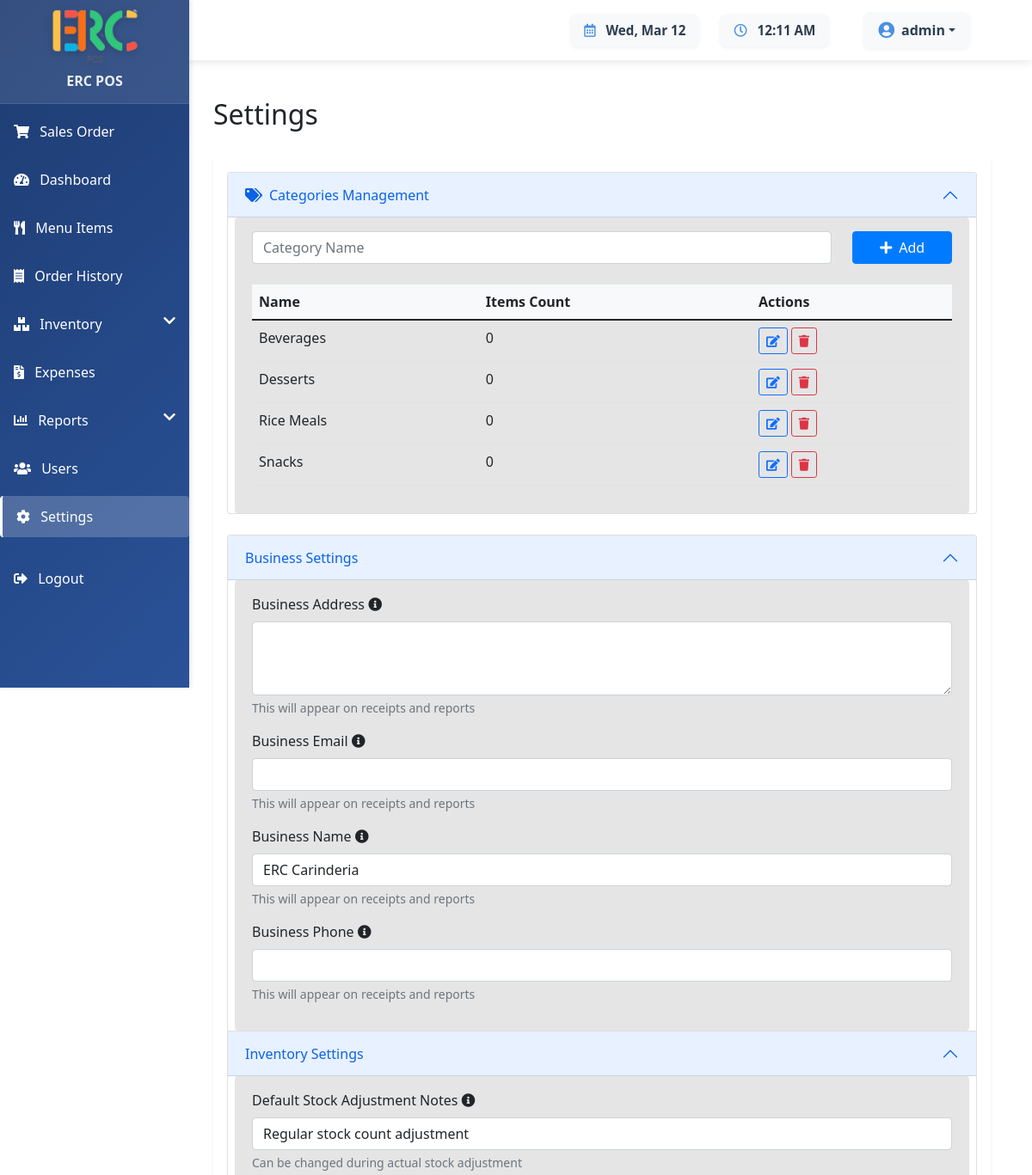
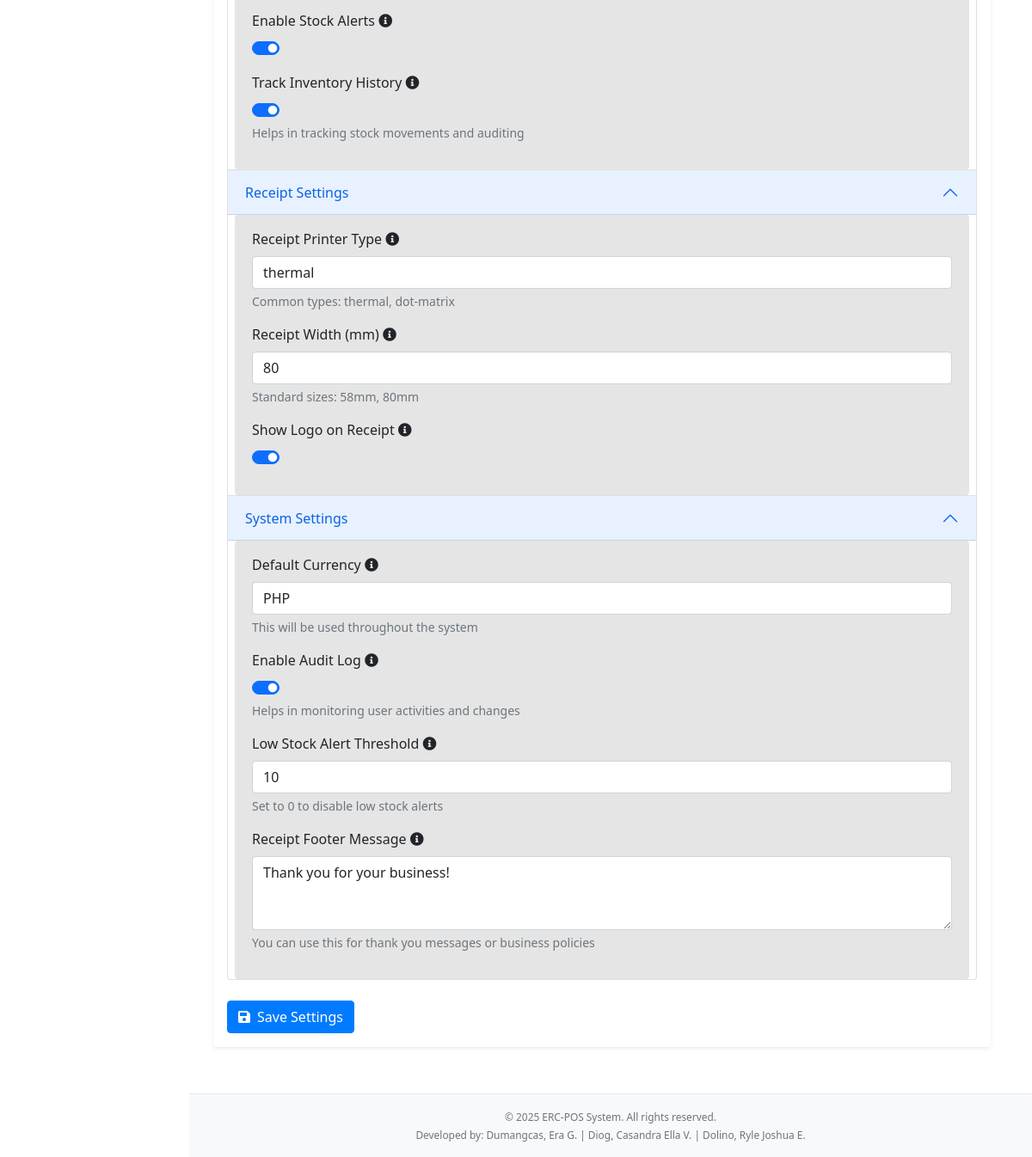
The app's page /views/settings/index.php (signed in) with its own data (2 pictures, top to bottom).
### tables this page shows
CREATE TABLE categories (
    id INT PRIMARY KEY AUTO_INCREMENT,
    name VARCHAR(50) NOT NULL,
    created_at TIMESTAMP DEFAULT CURRENT_TIMESTAMP,
    created_by INT,
    FOREIGN KEY (created_by) REFERENCES users(id)
);

CREATE TABLE settings (
    id INT PRIMARY KEY AUTO_INCREMENT,
    setting_name VARCHAR(50) NOT NULL,
    setting_value TEXT,
    setting_type ENUM('text', 'number', 'boolean', 'textarea') NOT NULL,
    setting_group VARCHAR(50) NOT NULL,
    setting_label VARCHAR(100) NOT NULL,
    description TEXT,
    help_text TEXT,
    created_at TIMESTAMP DEFAULT CURRENT_TIMESTAMP,
    updated_at TIMESTAMP DEFAULT CURRENT_TIMESTAMP ON UPDATE CURRENT_TIMESTAMP
);

### views/settings/index.php (the view, shortened to what this page needs)
<?php
include __DIR__ . '/../../static/templates/header.php';
$stmt = $conn->query("SELECT * FROM settings ORDER BY setting_group, setting_name");
$settings = $stmt->fetchAll();
$stmt = $conn->query("SELECT * FROM categories ORDER BY name");
$categories = $stmt->fetchAll();
$grouped_settings = [];
foreach ($settings as $setting) {
    $grouped_settings[$setting['setting_group']][] = $setting;
}
?>
<div class="container-fluid py-4">
    <div class="row mb-4">
        <div class="col-md-6">
            <h1 class="h2">Settings</h1>
        </div>
    </div>
    <div class="card">
        <div class="card-body">
            <div class="accordion mb-4" id="categoriesAccordion">
                <div class="accordion-item">
                    <h2 class="accordion-header" id="headingCategories">
                        <button class="accordion-button" type="button" data-bs-toggle="collapse"
                                data-bs-target="#collapseCategories">
                            <i class="fas fa-tags me-2"></i>Categories Management
                        </button>
                    </h2>
                    <div id="collapseCategories" class="accordion-collapse collapse show"
                         data-bs-parent="#categoriesAccordion">
                        <div class="accordion-body">
                            <form action="/ERC-POS/handlers/categories/create.php" method="POST" class="mb-4">
                                <div class="row">
                                    <div class="col-md-10">
                                        <input type="text" name="name" class="form-control" placeholder="Category Name" required>
                                    </div>
                                    <div class="col-md-2">
                                        <button type="submit" class="btn btn-primary w-100">
                                            <i class="fas fa-plus me-2"></i>Add
                                        </button>
                                    </div>
                                </div>
                            </form>
                            <div class="table-responsive">
                                <table class="table table-hover">
                                    <thead>
                                        <tr>
                                            <th>Name</th>
                                            <th>Items Count</th>
                                            <th>Actions</th>
                                        </tr>
                                    </thead>
                                    <tbody>
                                        <?php foreach ($categories as $category):
                                            $stmt = $conn->prepare("SELECT COUNT(*) FROM menu_items WHERE category_id = ?");
                                            $stmt->execute([$category['id']]);
                                            $items_count = $stmt->fetchColumn();
                                        ?>
                                            <tr>
                                                <td><?php echo htmlspecialchars($category['name']); ?></td>
                                                <td><?php echo $items_count; ?></td>
                                                <td>
                                                    <button type="button" class="btn btn-sm btn-outline-primary edit-category"
                                                            data-id="<?php echo $category['id']; ?>"
                                                            data-name="<?php echo htmlspecialchars($category['name']); ?>">
                                                        <i class="fas fa-edit"></i>
                                                    </button>
                                                    <?php if ($items_count === 0): ?>
                                                        <button type="button" class="btn btn-sm btn-outline-danger delete-category"
                                                                data-id="<?php echo $category['id']; ?>"
                                                                data-name="<?php echo htmlspecialchars($category['name']); ?>">
                                                            <i class="fas fa-trash"></i>
                                                        </button>
                                                    <?php endif; ?>
                                                </td>
                                            </tr>
                                        <?php endforeach; ?>
                                    </tbody>
                                </table>
                            </div>
                        </div>
                    </div>
                </div>
            </div>
            <form method="POST" action="">
                <div class="accordion" id="settingsAccordion">
                    <?php foreach ($grouped_settings as $group => $group_settings): ?>
                        <div class="accordion-item">
                            <h2 class="accordion-header" id="heading<?php echo str_replace(' ', '', $group); ?>">
                                <button class="accordion-button" type="button" data-bs-toggle="collapse"
                                        data-bs-target="#collapse<?php echo str_replace(' ', '', $group); ?>">
                                    <?php echo ucfirst($group); ?> Settings
                                </button>
                            </h2>
                            <div id="collapse<?php echo str_replace(' ', '', $group); ?>"
                                 class="accordion-collapse collapse show"
                                 data-bs-parent="#settingsAccordion">
                                <div class="accordion-body">
                                    <?php foreach ($group_settings as $setting): ?>
                                        <div class="mb-3">
                                            <label class="form-label">
                                                <?php echo htmlspecialchars($setting['setting_label']); ?>
                                                <?php if ($setting['description']): ?>
                                                    <i class="fas fa-info-circle" data-bs-toggle="tooltip"
                                                       title="<?php echo htmlspecialchars($setting['description']); ?>"></i>
                                                <?php endif; ?>
                                            </label>
                                            <?php if ($setting['setting_type'] === 'boolean'): ?>
                                                <div class="form-check form-switch">
                                                    <input type="checkbox" class="form-check-input"
                                                           name="settings[<?php echo $setting['id']; ?>]"
                                                           value="1" <?php echo $setting['setting_value'] ? 'checked' : ''; ?>>
                                                </div>
                                            <?php elseif ($setting['setting_type'] === 'textarea'): ?>
                                                <textarea class="form-control"
                                                        name="settings[<?php echo $setting['id']; ?>]"
                                                        rows="3"><?php echo htmlspecialchars($setting['setting_value']); ?></textarea>
                                            <?php else: ?>
                                                <input type="<?php echo $setting['setting_type']; ?>"
                                                       class="form-control"
                                                       name="settings[<?php echo $setting['id']; ?>]"
                                                       value="<?php echo htmlspecialchars($setting['setting_value']); ?>">
                                            <?php endif; ?>
                                            <?php if ($setting['help_text']): ?>
                                                <div class="form-text"><?php echo htmlspecialchars($setting['help_text']); ?></div>
                                            <?php endif; ?>
                                        </div>
                                    <?php endforeach; ?>
                                </div>
                            </div>
                        </div>
                    <?php endforeach; ?>
                </div>
                <div class="mt-4">
                    <button type="submit" class="btn btn-primary">
                        <i class="fas fa-save me-2"></i>Save Settings
                    </button>
                </div>
            </form>
        </div>
    </div>
</div>
<?php require_once __DIR__ . '/../../static/templates/footer.php'; ?>

### records on screen
categories: name "Beverages", items_count "0"
categories: name "Desserts", items_count "0"
categories: name "Rice Meals", items_count "0"
categories: name "Snacks", items_count "0"
settings: setting_label "Business Address", help_text "This will appear on receipts and reports"
settings: setting_label "Business Email", help_text "This will appear on receipts and reports"
settings: setting_label "Business Name", setting_value "ERC Carinderia", help_text "This will appear on receipts and reports"
settings: setting_label "Business Phone", help_text "This will appear on receipts and reports"
settings: setting_label "Default Stock Adjustment Notes", setting_value "Regular stock count adjustment", help_text "Can be changed during actual stock adjustment"
settings: setting_label "Enable Stock Alerts", setting_value "☑"
settings: setting_label "Track Inventory History", setting_value "☑", help_text "Helps in tracking stock movements and auditing"
settings: setting_label "Receipt Printer Type", setting_value "thermal", help_text "Common types: thermal, dot-matrix"
settings: setting_label "Receipt Width (mm)", setting_value "80", help_text "Standard sizes: 58mm, 80mm"
settings: setting_label "Show Logo on Receipt", setting_value "☑"
settings: setting_label "Default Currency", setting_value "PHP", help_text "This will be used throughout the system"
settings: setting_label "Enable Audit Log", setting_value "☑", help_text "Helps in monitoring user activities and changes"
settings: setting_label "Low Stock Alert Threshold", setting_value "10", help_text "Set to 0 to disable low stock alerts"
settings: setting_label "Receipt Footer Message", id+setting_value "Thank you for your business!", help_text "You can use this for thank you messages or business policies"

### other values on screen
$_SESSION['username'] "admin"
$group "Business"
$group "Inventory"
$group "Receipt"
$group "System"
